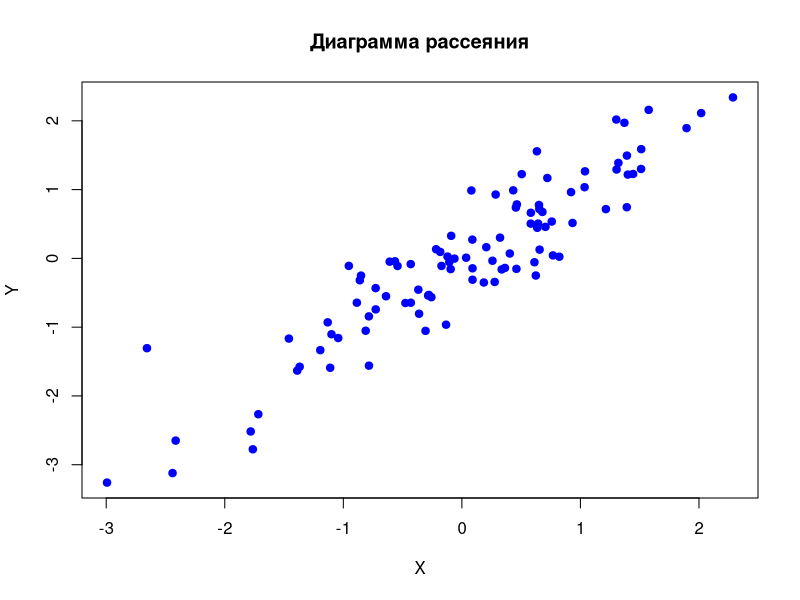
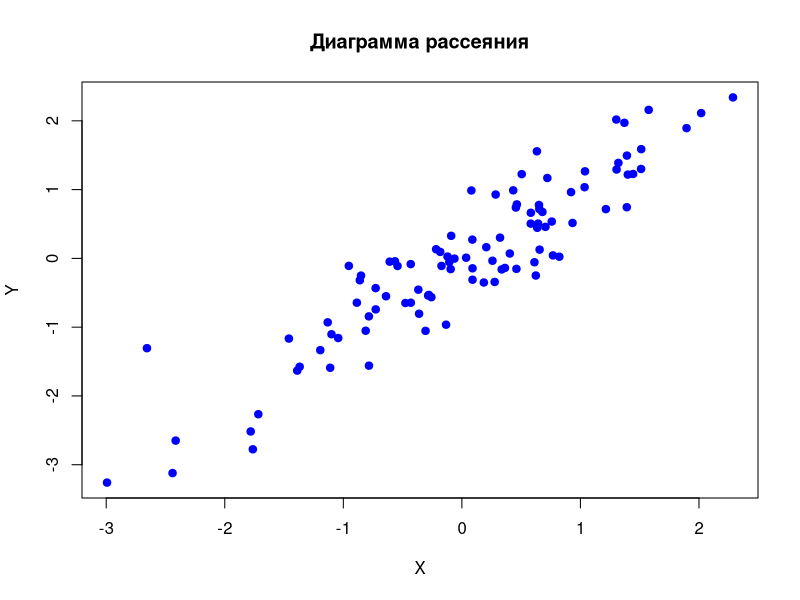

Reproduce these figures in R, in order.
# Загрузка необходимых библиотек (не обязательно для базовой диаграммы рассеяния)
# library(ggplot2) 

# Создание случайных данных для примера
set.seed(42) # Для воспроизводимости
x <- rnorm(100)
y <- x + rnorm(100, sd = 0.5) # y зависит от x с небольшим шумом

# Построение диаграммы рассеяния
plot(x, y,
     main = "Диаграмма рассеяния",
     xlab = "X",
     ylab = "Y",
     pch = 19, # тип точки
     col = "blue" # цвет точки
)

# Сохранение графика в файл (например, PNG)
png("scatter_plot_output.png")
plot(x, y,
     main = "Диаграмма рассеяния",
     xlab = "X",
     ylab = "Y",
     pch = 19,
     col = "blue"
)
dev.off() # Закрытие устройства вывода
